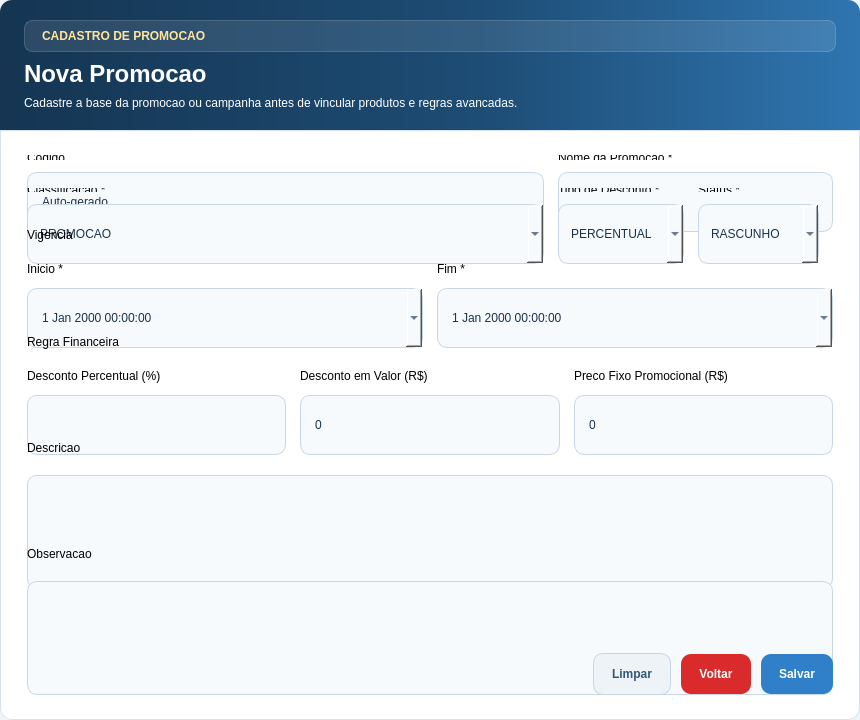
<?xml version="1.0" encoding="UTF-8"?>
<ui version="4.0">
 <class>CadastroPromocao</class>
 <widget class="QDialog" name="CadastroPromocao">
  <property name="geometry">
   <rect>
    <x>0</x>
    <y>0</y>
    <width>860</width>
    <height>720</height>
   </rect>
  </property>
  <property name="minimumSize">
   <size>
    <width>820</width>
    <height>680</height>
   </size>
  </property>
  <property name="windowTitle">
   <string>CSPdv - Cadastro de Promocao</string>
  </property>
  <property name="styleSheet">
   <string notr="true">QDialog {
    background-color: #eef4f8;
    color: #18324a;
    font-family: &quot;Segoe UI&quot;;
}
QFrame#frameHeader {
    background: qlineargradient(x1:0,y1:0,x2:1,y2:0, stop:0 #153552, stop:0.55 #1d4c74, stop:1 #2f75b0);
    border-top-left-radius: 12px;
    border-top-right-radius: 12px;
}
QLabel#lblBadge {
    color: #ffe59d;
    font-size: 12px;
    font-weight: 700;
    padding: 8px 14px;
    border-radius: 8px;
    background-color: rgba(255,255,255,0.10);
    border: 1px solid rgba(255,255,255,0.18);
}
QLabel#lblFormTitle, QLabel#lblFormHint {
    color: white;
}
QLabel#lblFormTitle {
    font-size: 24px;
    font-weight: 800;
}
QLabel#lblFormHint {
    font-size: 12px;
}
QFrame#frameCard {
    background-color: white;
    border: 1px solid #d6e2ec;
    border-bottom-left-radius: 12px;
    border-bottom-right-radius: 12px;
}
QLabel[sectionLabel=&quot;true&quot;] {
    color: #244866;
    font-size: 12px;
    font-weight: 700;
}
QLabel[sectionTitle=&quot;true&quot;] {
    color: #153552;
    font-size: 13px;
    font-weight: 800;
}
QLineEdit, QComboBox, QDateTimeEdit, QTextEdit {
    background-color: #f7fafc;
    border: 1px solid #c8d7e6;
    border-radius: 10px;
    padding: 8px 12px;
    font-size: 12px;
    color: #18324a;
}
QLineEdit, QComboBox, QDateTimeEdit {
    min-height: 42px;
}
QTextEdit {
    min-height: 96px;
}
QLineEdit:focus, QComboBox:focus, QDateTimeEdit:focus, QTextEdit:focus {
    border: 2px solid #3a8ad3;
    background-color: white;
}
QCheckBox {
    font-size: 12px;
    font-weight: 600;
    color: #244866;
}
QPushButton {
    min-height: 40px;
    border: none;
    border-radius: 10px;
    padding: 0 18px;
    font-size: 12px;
    font-weight: 700;
}
QPushButton#btnSalvar {
    background-color: #2f80c9;
    color: white;
}
QPushButton#btnSalvar:hover {
    background-color: #276faa;
}
QPushButton#btnLimpar {
    background-color: #eef3f8;
    color: #315676;
    border: 1px solid #c6d6e5;
}
QPushButton#btnVoltar {
    background-color: #d92b2b;
    color: white;
}</string>
  </property>
  <layout class="QVBoxLayout" name="verticalLayout">
   <property name="spacing">
    <number>0</number>
   </property>
   <property name="leftMargin">
    <number>0</number>
   </property>
   <property name="topMargin">
    <number>0</number>
   </property>
   <property name="rightMargin">
    <number>0</number>
   </property>
   <property name="bottomMargin">
    <number>0</number>
   </property>
   <item>
    <widget class="QFrame" name="frameHeader">
     <layout class="QVBoxLayout" name="headerLayout">
      <property name="leftMargin">
       <number>24</number>
      </property>
      <property name="topMargin">
       <number>20</number>
      </property>
      <property name="rightMargin">
       <number>24</number>
      </property>
      <property name="bottomMargin">
       <number>20</number>
      </property>
      <property name="spacing">
       <number>8</number>
      </property>
      <item>
       <widget class="QLabel" name="lblBadge">
        <property name="text">
         <string>CADASTRO DE PROMOCAO</string>
        </property>
       </widget>
      </item>
      <item>
       <widget class="QLabel" name="lblFormTitle">
        <property name="text">
         <string>Nova Promocao</string>
        </property>
       </widget>
      </item>
      <item>
       <widget class="QLabel" name="lblFormHint">
        <property name="text">
         <string>Cadastre a base da promocao ou campanha antes de vincular produtos e regras avancadas.</string>
        </property>
       </widget>
      </item>
     </layout>
    </widget>
   </item>
   <item>
    <widget class="QFrame" name="frameCard">
     <layout class="QVBoxLayout" name="cardLayout">
      <property name="spacing">
       <number>20</number>
      </property>
      <property name="leftMargin">
       <number>26</number>
      </property>
      <property name="topMargin">
       <number>24</number>
      </property>
      <property name="rightMargin">
       <number>26</number>
      </property>
      <property name="bottomMargin">
       <number>24</number>
      </property>
      <item>
       <layout class="QGridLayout" name="gridCabecalho">
        <property name="horizontalSpacing">
         <number>14</number>
        </property>
        <property name="verticalSpacing">
         <number>12</number>
        </property>
        <item row="0" column="0">
         <widget class="QLabel" name="lblCodigo">
          <property name="sectionLabel" stdset="0">
           <string>true</string>
          </property>
          <property name="text">
           <string>Codigo</string>
          </property>
         </widget>
        </item>
        <item row="1" column="0">
         <widget class="QLineEdit" name="lineEditCodigo">
          <property name="minimumSize">
           <size>
            <width>0</width>
            <height>42</height>
           </size>
          </property>
          <property name="maximumSize">
           <size>
            <width>16777215</width>
            <height>42</height>
           </size>
          </property>
          <property name="readOnly">
           <bool>true</bool>
          </property>
          <property name="text">
           <string>Auto-gerado</string>
          </property>
         </widget>
        </item>
        <item row="0" column="1" colspan="3">
         <widget class="QLabel" name="lblNomePromocao">
          <property name="sectionLabel" stdset="0">
           <string>true</string>
          </property>
          <property name="text">
           <string>Nome da Promocao *</string>
          </property>
         </widget>
        </item>
        <item row="1" column="1" colspan="3">
         <widget class="QLineEdit" name="lineEditNomePromocao">
          <property name="minimumSize">
           <size>
            <width>0</width>
            <height>42</height>
           </size>
          </property>
          <property name="maximumSize">
           <size>
            <width>16777215</width>
            <height>42</height>
           </size>
          </property>
         </widget>
        </item>
        <item row="2" column="0">
         <widget class="QLabel" name="lblClassificacao">
          <property name="sectionLabel" stdset="0">
           <string>true</string>
          </property>
          <property name="text">
           <string>Classificacao *</string>
          </property>
         </widget>
        </item>
        <item row="3" column="0">
         <widget class="QComboBox" name="comboClassificacao">
          <property name="minimumSize">
           <size>
            <width>0</width>
            <height>42</height>
           </size>
          </property>
          <property name="maximumSize">
           <size>
            <width>16777215</width>
            <height>42</height>
           </size>
          </property>
          <item>
           <property name="text">
            <string>PROMOCAO</string>
           </property>
          </item>
          <item>
           <property name="text">
            <string>CAMPANHA</string>
           </property>
          </item>
         </widget>
        </item>
        <item row="2" column="1">
         <widget class="QLabel" name="lblTipoDesconto">
          <property name="sectionLabel" stdset="0">
           <string>true</string>
          </property>
          <property name="text">
           <string>Tipo de Desconto *</string>
          </property>
         </widget>
        </item>
        <item row="3" column="1">
         <widget class="QComboBox" name="comboTipoDesconto">
          <property name="minimumSize">
           <size>
            <width>0</width>
            <height>42</height>
           </size>
          </property>
          <property name="maximumSize">
           <size>
            <width>16777215</width>
            <height>42</height>
           </size>
          </property>
          <item>
           <property name="text">
            <string>PERCENTUAL</string>
           </property>
          </item>
          <item>
           <property name="text">
            <string>VALOR</string>
           </property>
          </item>
          <item>
           <property name="text">
            <string>PRECO_FIXO</string>
           </property>
          </item>
         </widget>
        </item>
        <item row="2" column="2">
         <widget class="QLabel" name="lblStatus">
          <property name="sectionLabel" stdset="0">
           <string>true</string>
          </property>
          <property name="text">
           <string>Status *</string>
          </property>
         </widget>
        </item>
        <item row="3" column="2">
         <widget class="QComboBox" name="comboStatus">
          <property name="minimumSize">
           <size>
            <width>0</width>
            <height>42</height>
           </size>
          </property>
          <property name="maximumSize">
           <size>
            <width>16777215</width>
            <height>42</height>
           </size>
          </property>
          <item>
           <property name="text">
            <string>RASCUNHO</string>
           </property>
          </item>
          <item>
           <property name="text">
            <string>AGENDADA</string>
           </property>
          </item>
          <item>
           <property name="text">
            <string>ATIVA</string>
           </property>
          </item>
          <item>
           <property name="text">
            <string>ENCERRADA</string>
           </property>
          </item>
          <item>
           <property name="text">
            <string>CANCELADA</string>
           </property>
          </item>
         </widget>
        </item>
        <item row="1" column="0">
         <property name="rowMinimumHeight">
          <number>48</number>
         </property>
        </item>
        <item row="3" column="0">
         <property name="rowMinimumHeight">
          <number>48</number>
         </property>
        </item>
       </layout>
      </item>
      <item>
       <widget class="QLabel" name="lblSecaoVigencia">
        <property name="sectionTitle" stdset="0">
         <string>true</string>
        </property>
        <property name="text">
         <string>Vigencia</string>
        </property>
       </widget>
      </item>
      <item>
       <layout class="QGridLayout" name="gridVigencia">
        <property name="horizontalSpacing">
         <number>14</number>
        </property>
        <property name="verticalSpacing">
         <number>12</number>
        </property>
        <item row="0" column="0">
         <widget class="QLabel" name="lblDataInicio">
          <property name="sectionLabel" stdset="0">
           <string>true</string>
          </property>
          <property name="text">
           <string>Inicio *</string>
          </property>
         </widget>
        </item>
        <item row="1" column="0">
         <widget class="QDateTimeEdit" name="dateTimeInicio">
          <property name="minimumSize">
           <size>
            <width>0</width>
            <height>42</height>
           </size>
          </property>
          <property name="maximumSize">
           <size>
            <width>16777215</width>
            <height>42</height>
           </size>
          </property>
          <property name="calendarPopup">
           <bool>true</bool>
          </property>
         </widget>
        </item>
        <item row="0" column="1">
         <widget class="QLabel" name="lblDataFim">
          <property name="sectionLabel" stdset="0">
           <string>true</string>
          </property>
          <property name="text">
           <string>Fim *</string>
          </property>
         </widget>
        </item>
        <item row="1" column="1">
         <widget class="QDateTimeEdit" name="dateTimeFim">
          <property name="minimumSize">
           <size>
            <width>0</width>
            <height>42</height>
           </size>
          </property>
          <property name="maximumSize">
           <size>
            <width>16777215</width>
            <height>42</height>
           </size>
          </property>
          <property name="calendarPopup">
           <bool>true</bool>
          </property>
         </widget>
        </item>
       </layout>
      </item>
      <item>
       <widget class="QLabel" name="lblSecaoValores">
        <property name="sectionTitle" stdset="0">
         <string>true</string>
        </property>
        <property name="text">
         <string>Regra Financeira</string>
        </property>
       </widget>
      </item>
      <item>
       <layout class="QGridLayout" name="gridValores">
        <property name="horizontalSpacing">
         <number>14</number>
        </property>
        <property name="verticalSpacing">
         <number>12</number>
        </property>
        <item row="0" column="0">
         <widget class="QLabel" name="lblDescontoPercentual">
          <property name="sectionLabel" stdset="0">
           <string>true</string>
          </property>
          <property name="text">
           <string>Desconto Percentual (%)</string>
          </property>
         </widget>
        </item>
        <item row="1" column="0">
         <widget class="QLineEdit" name="lineEditDescontoPercentual">
          <property name="minimumSize">
           <size>
            <width>0</width>
            <height>42</height>
           </size>
          </property>
          <property name="maximumSize">
           <size>
            <width>16777215</width>
            <height>42</height>
           </size>
          </property>
         </widget>
        </item>
        <item row="0" column="1">
         <widget class="QLabel" name="lblDescontoValor">
          <property name="sectionLabel" stdset="0">
           <string>true</string>
          </property>
          <property name="text">
           <string>Desconto em Valor (R$)</string>
          </property>
         </widget>
        </item>
        <item row="1" column="1">
         <widget class="QLineEdit" name="lineEditDescontoValor">
          <property name="minimumSize">
           <size>
            <width>0</width>
            <height>42</height>
           </size>
          </property>
          <property name="maximumSize">
           <size>
            <width>16777215</width>
            <height>42</height>
           </size>
          </property>
          <property name="text">
           <string>0</string>
          </property>
         </widget>
        </item>
        <item row="0" column="2">
         <widget class="QLabel" name="lblPrecoFixo">
          <property name="sectionLabel" stdset="0">
           <string>true</string>
          </property>
          <property name="text">
           <string>Preco Fixo Promocional (R$)</string>
          </property>
         </widget>
        </item>
        <item row="1" column="2">
         <widget class="QLineEdit" name="lineEditPrecoFixo">
          <property name="minimumSize">
           <size>
            <width>0</width>
            <height>42</height>
           </size>
          </property>
          <property name="maximumSize">
           <size>
            <width>16777215</width>
            <height>42</height>
           </size>
          </property>
          <property name="text">
           <string>0</string>
          </property>
         </widget>
        </item>
       </layout>
      </item>
      <item>
       <widget class="QLabel" name="lblDescricao">
        <property name="sectionLabel" stdset="0">
         <string>true</string>
        </property>
        <property name="text">
         <string>Descricao</string>
        </property>
       </widget>
      </item>
      <item>
       <widget class="QTextEdit" name="textEditDescricao"/>
      </item>
      <item>
       <widget class="QLabel" name="lblObservacao">
        <property name="sectionLabel" stdset="0">
         <string>true</string>
        </property>
        <property name="text">
         <string>Observacao</string>
        </property>
       </widget>
      </item>
      <item>
       <widget class="QTextEdit" name="textEditObservacao"/>
      </item>
      <item>
       <layout class="QHBoxLayout" name="buttonsLayout">
        <property name="spacing">
         <number>10</number>
        </property>
        <item>
         <spacer name="horizontalSpacer">
          <property name="orientation">
           <enum>Qt::Horizontal</enum>
          </property>
          <property name="sizeHint" stdset="0">
           <size>
            <width>40</width>
            <height>20</height>
           </size>
          </property>
         </spacer>
        </item>
        <item>
         <widget class="QPushButton" name="btnLimpar">
          <property name="text">
           <string>Limpar</string>
          </property>
         </widget>
        </item>
        <item>
         <widget class="QPushButton" name="btnVoltar">
          <property name="text">
           <string>Voltar</string>
          </property>
         </widget>
        </item>
        <item>
         <widget class="QPushButton" name="btnSalvar">
          <property name="text">
           <string>Salvar</string>
          </property>
         </widget>
        </item>
       </layout>
      </item>
     </layout>
    </widget>
   </item>
  </layout>
 </widget>
 <resources/>
 <connections/>
</ui>
